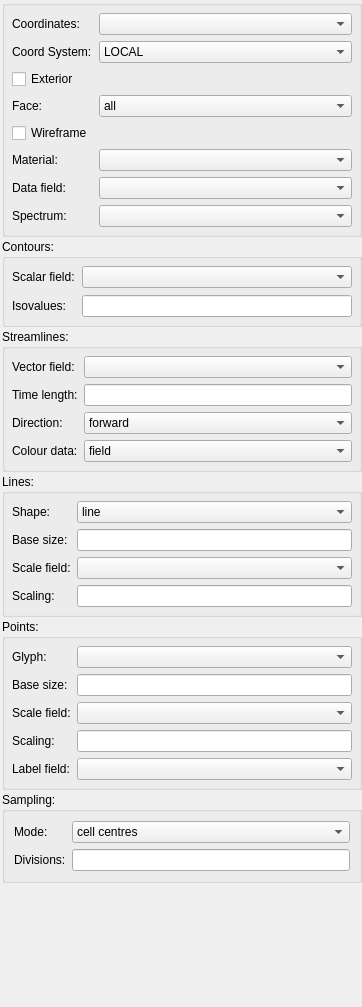
<?xml version="1.0" encoding="UTF-8"?>
<ui version="4.0">
 <class>GraphicsEditorWidget</class>
 <widget class="QWidget" name="GraphicsEditorWidget">
  <property name="enabled">
   <bool>true</bool>
  </property>
  <property name="geometry">
   <rect>
    <x>0</x>
    <y>0</y>
    <width>362</width>
    <height>1007</height>
   </rect>
  </property>
  <property name="sizePolicy">
   <sizepolicy hsizetype="Preferred" vsizetype="Preferred">
    <horstretch>0</horstretch>
    <verstretch>0</verstretch>
   </sizepolicy>
  </property>
  <property name="windowTitle">
   <string>Graphics Editor</string>
  </property>
  <layout class="QVBoxLayout" name="verticalLayout">
   <property name="spacing">
    <number>2</number>
   </property>
   <property name="sizeConstraint">
    <enum>QLayout::SetDefaultConstraint</enum>
   </property>
   <property name="leftMargin">
    <number>2</number>
   </property>
   <property name="topMargin">
    <number>0</number>
   </property>
   <property name="rightMargin">
    <number>0</number>
   </property>
   <property name="bottomMargin">
    <number>0</number>
   </property>
   <item>
    <widget class="QGroupBox" name="general_groupbox">
     <property name="sizePolicy">
      <sizepolicy hsizetype="Preferred" vsizetype="Preferred">
       <horstretch>0</horstretch>
       <verstretch>0</verstretch>
      </sizepolicy>
     </property>
     <property name="minimumSize">
      <size>
       <width>0</width>
       <height>0</height>
      </size>
     </property>
     <property name="maximumSize">
      <size>
       <width>16777215</width>
       <height>16777215</height>
      </size>
     </property>
     <property name="title">
      <string/>
     </property>
     <property name="checkable">
      <bool>false</bool>
     </property>
     <layout class="QFormLayout" name="formLayout_3">
      <property name="fieldGrowthPolicy">
       <enum>QFormLayout::AllNonFixedFieldsGrow</enum>
      </property>
      <property name="margin">
       <number>7</number>
      </property>
      <item row="2" column="0">
       <widget class="QLabel" name="coordinate_field_label">
        <property name="text">
         <string>Coordinates:</string>
        </property>
       </widget>
      </item>
      <item row="2" column="1">
       <widget class="FieldChooserWidget" name="coordinate_field_chooser">
        <property name="sizeAdjustPolicy">
         <enum>QComboBox::AdjustToContents</enum>
        </property>
       </widget>
      </item>
      <item row="3" column="0">
       <widget class="QLabel" name="scenecoordinatesystem_label">
        <property name="text">
         <string>Coord System:</string>
        </property>
       </widget>
      </item>
      <item row="3" column="1">
       <widget class="QComboBox" name="scenecoordinatesystem_combobox">
        <item>
         <property name="text">
          <string>LOCAL</string>
         </property>
        </item>
        <item>
         <property name="text">
          <string>WORLD</string>
         </property>
        </item>
        <item>
         <property name="text">
          <string>NORMALISED_WINDOW_FILL</string>
         </property>
        </item>
        <item>
         <property name="text">
          <string>NORMALISED_WINDOW_FIT_CENTRE</string>
         </property>
        </item>
        <item>
         <property name="text">
          <string>NORMALISED_WINDOW_FIT_LEFT</string>
         </property>
        </item>
        <item>
         <property name="text">
          <string>NORMALISED_WINDOW_FIT_RIGHT</string>
         </property>
        </item>
        <item>
         <property name="text">
          <string>NORMALISED_WINDOW_FIT_BOTTOM</string>
         </property>
        </item>
        <item>
         <property name="text">
          <string>NORMALISED_WINDOW_FIT_TOP</string>
         </property>
        </item>
        <item>
         <property name="text">
          <string>WINDOW_PIXEL_BOTTOM_LEFT</string>
         </property>
        </item>
        <item>
         <property name="text">
          <string>WINDOW_PIXEL_TOP_LEFT</string>
         </property>
        </item>
       </widget>
      </item>
      <item row="4" column="0">
       <widget class="QCheckBox" name="exterior_checkbox">
        <property name="sizePolicy">
         <sizepolicy hsizetype="Minimum" vsizetype="Preferred">
          <horstretch>0</horstretch>
          <verstretch>0</verstretch>
         </sizepolicy>
        </property>
        <property name="text">
         <string>Exterior</string>
        </property>
       </widget>
      </item>
      <item row="5" column="0">
       <widget class="QLabel" name="face_label">
        <property name="text">
         <string>Face:</string>
        </property>
       </widget>
      </item>
      <item row="5" column="1">
       <widget class="QComboBox" name="face_combobox">
        <property name="sizePolicy">
         <sizepolicy hsizetype="Preferred" vsizetype="Preferred">
          <horstretch>0</horstretch>
          <verstretch>0</verstretch>
         </sizepolicy>
        </property>
        <property name="sizeAdjustPolicy">
         <enum>QComboBox::AdjustToContents</enum>
        </property>
        <item>
         <property name="text">
          <string>all</string>
         </property>
        </item>
        <item>
         <property name="text">
          <string>any face</string>
         </property>
        </item>
        <item>
         <property name="text">
          <string>no face</string>
         </property>
        </item>
        <item>
         <property name="text">
          <string>xi1 = 0</string>
         </property>
        </item>
        <item>
         <property name="text">
          <string>xi1 = 1</string>
         </property>
        </item>
        <item>
         <property name="text">
          <string>xi2 = 0</string>
         </property>
        </item>
        <item>
         <property name="text">
          <string>xi2 = 1</string>
         </property>
        </item>
        <item>
         <property name="text">
          <string>xi3 = 0</string>
         </property>
        </item>
        <item>
         <property name="text">
          <string>xi3 = 1</string>
         </property>
        </item>
       </widget>
      </item>
      <item row="7" column="0">
       <widget class="QLabel" name="material_label">
        <property name="text">
         <string>Material:</string>
        </property>
       </widget>
      </item>
      <item row="7" column="1">
       <widget class="MaterialChooserWidget" name="material_chooser">
        <property name="sizePolicy">
         <sizepolicy hsizetype="Preferred" vsizetype="Preferred">
          <horstretch>0</horstretch>
          <verstretch>0</verstretch>
         </sizepolicy>
        </property>
        <property name="sizeAdjustPolicy">
         <enum>QComboBox::AdjustToContents</enum>
        </property>
       </widget>
      </item>
      <item row="10" column="0">
       <widget class="QLabel" name="data_field_label">
        <property name="text">
         <string>Data field:</string>
        </property>
       </widget>
      </item>
      <item row="10" column="1">
       <widget class="FieldChooserWidget" name="data_field_chooser">
        <property name="sizePolicy">
         <sizepolicy hsizetype="Preferred" vsizetype="Preferred">
          <horstretch>0</horstretch>
          <verstretch>0</verstretch>
         </sizepolicy>
        </property>
        <property name="editable">
         <bool>false</bool>
        </property>
        <property name="sizeAdjustPolicy">
         <enum>QComboBox::AdjustToContents</enum>
        </property>
       </widget>
      </item>
      <item row="11" column="0">
       <widget class="QLabel" name="spectrum_label">
        <property name="text">
         <string>Spectrum:</string>
        </property>
       </widget>
      </item>
      <item row="11" column="1">
       <widget class="SpectrumChooserWidget" name="spectrum_chooser"/>
      </item>
      <item row="6" column="0">
       <widget class="QCheckBox" name="wireframe_checkbox">
        <property name="sizePolicy">
         <sizepolicy hsizetype="Minimum" vsizetype="Preferred">
          <horstretch>0</horstretch>
          <verstretch>0</verstretch>
         </sizepolicy>
        </property>
        <property name="text">
         <string>Wireframe</string>
        </property>
       </widget>
      </item>
     </layout>
    </widget>
   </item>
   <item>
    <widget class="QGroupBox" name="contours_groupbox">
     <property name="sizePolicy">
      <sizepolicy hsizetype="Preferred" vsizetype="Preferred">
       <horstretch>0</horstretch>
       <verstretch>0</verstretch>
      </sizepolicy>
     </property>
     <property name="minimumSize">
      <size>
       <width>0</width>
       <height>0</height>
      </size>
     </property>
     <property name="maximumSize">
      <size>
       <width>16777215</width>
       <height>16777215</height>
      </size>
     </property>
     <property name="title">
      <string>Contours:</string>
     </property>
     <property name="flat">
      <bool>false</bool>
     </property>
     <layout class="QFormLayout" name="formLayout_2">
      <property name="fieldGrowthPolicy">
       <enum>QFormLayout::AllNonFixedFieldsGrow</enum>
      </property>
      <property name="horizontalSpacing">
       <number>7</number>
      </property>
      <property name="verticalSpacing">
       <number>7</number>
      </property>
      <property name="margin">
       <number>7</number>
      </property>
      <item row="1" column="1">
       <widget class="QLineEdit" name="isovalues_lineedit">
        <property name="sizePolicy">
         <sizepolicy hsizetype="Expanding" vsizetype="Preferred">
          <horstretch>0</horstretch>
          <verstretch>0</verstretch>
         </sizepolicy>
        </property>
       </widget>
      </item>
      <item row="0" column="0">
       <widget class="QLabel" name="isoscalar_field_label">
        <property name="text">
         <string>Scalar field:</string>
        </property>
       </widget>
      </item>
      <item row="0" column="1">
       <widget class="FieldChooserWidget" name="isoscalar_field_chooser">
        <property name="sizeAdjustPolicy">
         <enum>QComboBox::AdjustToContents</enum>
        </property>
       </widget>
      </item>
      <item row="1" column="0">
       <widget class="QLabel" name="isovalues_label">
        <property name="text">
         <string>Isovalues:</string>
        </property>
       </widget>
      </item>
     </layout>
    </widget>
   </item>
   <item>
    <widget class="QGroupBox" name="streamlines_groupbox">
     <property name="title">
      <string>Streamlines:</string>
     </property>
     <layout class="QFormLayout" name="formLayout_5">
      <property name="fieldGrowthPolicy">
       <enum>QFormLayout::AllNonFixedFieldsGrow</enum>
      </property>
      <property name="margin">
       <number>7</number>
      </property>
      <item row="0" column="0">
       <widget class="QLabel" name="stream_vector_field_label">
        <property name="text">
         <string>Vector field:</string>
        </property>
       </widget>
      </item>
      <item row="0" column="1">
       <widget class="FieldChooserWidget" name="stream_vector_field_chooser">
        <property name="sizePolicy">
         <sizepolicy hsizetype="Preferred" vsizetype="Preferred">
          <horstretch>0</horstretch>
          <verstretch>0</verstretch>
         </sizepolicy>
        </property>
        <property name="sizeAdjustPolicy">
         <enum>QComboBox::AdjustToContents</enum>
        </property>
       </widget>
      </item>
      <item row="1" column="0">
       <widget class="QLabel" name="streamlines_track_length_label">
        <property name="text">
         <string>Time length:</string>
        </property>
       </widget>
      </item>
      <item row="1" column="1">
       <widget class="QLineEdit" name="streamlines_track_length_lineedit"/>
      </item>
      <item row="2" column="0">
       <widget class="QLabel" name="streamline_track_direction_label">
        <property name="text">
         <string>Direction:</string>
        </property>
       </widget>
      </item>
      <item row="2" column="1">
       <widget class="QComboBox" name="streamlines_track_direction_combobox">
        <property name="sizeAdjustPolicy">
         <enum>QComboBox::AdjustToContents</enum>
        </property>
        <item>
         <property name="text">
          <string>forward</string>
         </property>
        </item>
        <item>
         <property name="text">
          <string>reverse</string>
         </property>
        </item>
       </widget>
      </item>
      <item row="3" column="0">
       <widget class="QLabel" name="streamlines_colour_data_type_label">
        <property name="text">
         <string>Colour data:</string>
        </property>
       </widget>
      </item>
      <item row="3" column="1">
       <widget class="QComboBox" name="streamlines_colour_data_type_combobox">
        <property name="sizeAdjustPolicy">
         <enum>QComboBox::AdjustToContents</enum>
        </property>
        <item>
         <property name="text">
          <string>field</string>
         </property>
        </item>
        <item>
         <property name="text">
          <string>magnitude</string>
         </property>
        </item>
        <item>
         <property name="text">
          <string>travel time</string>
         </property>
        </item>
       </widget>
      </item>
     </layout>
    </widget>
   </item>
   <item>
    <widget class="QGroupBox" name="lines_groupbox">
     <property name="title">
      <string>Lines:</string>
     </property>
     <layout class="QFormLayout" name="formLayout_4">
      <property name="fieldGrowthPolicy">
       <enum>QFormLayout::AllNonFixedFieldsGrow</enum>
      </property>
      <property name="margin">
       <number>7</number>
      </property>
      <item row="0" column="0">
       <widget class="QLabel" name="line_shape_label">
        <property name="text">
         <string>Shape:</string>
        </property>
       </widget>
      </item>
      <item row="0" column="1">
       <widget class="QComboBox" name="line_shape_combobox">
        <property name="sizeAdjustPolicy">
         <enum>QComboBox::AdjustToContents</enum>
        </property>
        <item>
         <property name="text">
          <string>line</string>
         </property>
        </item>
        <item>
         <property name="text">
          <string>ribbon</string>
         </property>
        </item>
        <item>
         <property name="text">
          <string>circle extrusion</string>
         </property>
        </item>
        <item>
         <property name="text">
          <string>square extrusion</string>
         </property>
        </item>
       </widget>
      </item>
      <item row="1" column="0">
       <widget class="QLabel" name="line_base_size_label">
        <property name="text">
         <string>Base size:</string>
        </property>
       </widget>
      </item>
      <item row="1" column="1">
       <widget class="QLineEdit" name="line_base_size_lineedit">
        <property name="sizePolicy">
         <sizepolicy hsizetype="Expanding" vsizetype="Preferred">
          <horstretch>0</horstretch>
          <verstretch>0</verstretch>
         </sizepolicy>
        </property>
       </widget>
      </item>
      <item row="2" column="0">
       <widget class="QLabel" name="line_orientation_scale_field_label">
        <property name="text">
         <string>Scale field:</string>
        </property>
       </widget>
      </item>
      <item row="2" column="1">
       <widget class="FieldChooserWidget" name="line_orientation_scale_field_chooser">
        <property name="sizePolicy">
         <sizepolicy hsizetype="Preferred" vsizetype="Preferred">
          <horstretch>0</horstretch>
          <verstretch>0</verstretch>
         </sizepolicy>
        </property>
        <property name="sizeAdjustPolicy">
         <enum>QComboBox::AdjustToContents</enum>
        </property>
       </widget>
      </item>
      <item row="3" column="0">
       <widget class="QLabel" name="line_scale_factors_label">
        <property name="text">
         <string>Scaling:</string>
        </property>
       </widget>
      </item>
      <item row="3" column="1">
       <widget class="QLineEdit" name="line_scale_factors_lineedit">
        <property name="sizePolicy">
         <sizepolicy hsizetype="Expanding" vsizetype="Preferred">
          <horstretch>0</horstretch>
          <verstretch>0</verstretch>
         </sizepolicy>
        </property>
       </widget>
      </item>
     </layout>
    </widget>
   </item>
   <item>
    <widget class="QGroupBox" name="points_groupbox">
     <property name="sizePolicy">
      <sizepolicy hsizetype="Preferred" vsizetype="Preferred">
       <horstretch>0</horstretch>
       <verstretch>0</verstretch>
      </sizepolicy>
     </property>
     <property name="minimumSize">
      <size>
       <width>0</width>
       <height>0</height>
      </size>
     </property>
     <property name="maximumSize">
      <size>
       <width>16777215</width>
       <height>16777215</height>
      </size>
     </property>
     <property name="title">
      <string>Points:</string>
     </property>
     <layout class="QFormLayout" name="formLayout">
      <property name="fieldGrowthPolicy">
       <enum>QFormLayout::AllNonFixedFieldsGrow</enum>
      </property>
      <property name="margin">
       <number>7</number>
      </property>
      <item row="0" column="0">
       <widget class="QLabel" name="glyph_label">
        <property name="text">
         <string>Glyph:</string>
        </property>
       </widget>
      </item>
      <item row="0" column="1">
       <widget class="GlyphChooserWidget" name="glyph_chooser">
        <property name="sizePolicy">
         <sizepolicy hsizetype="Preferred" vsizetype="Preferred">
          <horstretch>0</horstretch>
          <verstretch>0</verstretch>
         </sizepolicy>
        </property>
        <property name="sizeAdjustPolicy">
         <enum>QComboBox::AdjustToContents</enum>
        </property>
       </widget>
      </item>
      <item row="2" column="0">
       <widget class="QLabel" name="point_base_size_label">
        <property name="text">
         <string>Base size:</string>
        </property>
       </widget>
      </item>
      <item row="2" column="1">
       <widget class="QLineEdit" name="point_base_size_lineedit">
        <property name="sizePolicy">
         <sizepolicy hsizetype="Expanding" vsizetype="Preferred">
          <horstretch>0</horstretch>
          <verstretch>0</verstretch>
         </sizepolicy>
        </property>
       </widget>
      </item>
      <item row="3" column="0">
       <widget class="QLabel" name="point_orientation_scale_field_label">
        <property name="text">
         <string>Scale field:</string>
        </property>
       </widget>
      </item>
      <item row="3" column="1">
       <widget class="FieldChooserWidget" name="point_orientation_scale_field_chooser">
        <property name="sizePolicy">
         <sizepolicy hsizetype="Preferred" vsizetype="Preferred">
          <horstretch>0</horstretch>
          <verstretch>0</verstretch>
         </sizepolicy>
        </property>
        <property name="sizeAdjustPolicy">
         <enum>QComboBox::AdjustToContents</enum>
        </property>
       </widget>
      </item>
      <item row="6" column="0">
       <widget class="QLabel" name="point_scale_factors_label">
        <property name="text">
         <string>Scaling:</string>
        </property>
       </widget>
      </item>
      <item row="7" column="0">
       <widget class="QLabel" name="label_field_label">
        <property name="text">
         <string>Label field:</string>
        </property>
       </widget>
      </item>
      <item row="7" column="1">
       <widget class="FieldChooserWidget" name="label_field_chooser">
        <property name="sizePolicy">
         <sizepolicy hsizetype="Preferred" vsizetype="Preferred">
          <horstretch>0</horstretch>
          <verstretch>0</verstretch>
         </sizepolicy>
        </property>
        <property name="sizeAdjustPolicy">
         <enum>QComboBox::AdjustToContents</enum>
        </property>
       </widget>
      </item>
      <item row="6" column="1">
       <widget class="QLineEdit" name="point_scale_factors_lineedit">
        <property name="sizePolicy">
         <sizepolicy hsizetype="Expanding" vsizetype="Preferred">
          <horstretch>0</horstretch>
          <verstretch>0</verstretch>
         </sizepolicy>
        </property>
       </widget>
      </item>
     </layout>
    </widget>
   </item>
   <item>
    <widget class="QGroupBox" name="sampling_groupbox">
     <property name="title">
      <string>Sampling:</string>
     </property>
     <layout class="QFormLayout" name="formLayout_6">
      <item row="1" column="1">
       <widget class="QLineEdit" name="sampling_divisions_lineedit"/>
      </item>
      <item row="1" column="0">
       <widget class="QLabel" name="sampling_divisions_label">
        <property name="text">
         <string>Divisions:</string>
        </property>
       </widget>
      </item>
      <item row="0" column="1">
       <widget class="QComboBox" name="sampling_mode_combobox">
        <property name="sizeAdjustPolicy">
         <enum>QComboBox::AdjustToContents</enum>
        </property>
        <item>
         <property name="text">
          <string>cell centres</string>
         </property>
        </item>
        <item>
         <property name="text">
          <string>cell corners</string>
         </property>
        </item>
       </widget>
      </item>
      <item row="0" column="0">
       <widget class="QLabel" name="sampling_mode_label">
        <property name="text">
         <string>Mode:</string>
        </property>
       </widget>
      </item>
     </layout>
    </widget>
   </item>
   <item>
    <spacer name="verticalSpacer">
     <property name="orientation">
      <enum>Qt::Vertical</enum>
     </property>
     <property name="sizeHint" stdset="0">
      <size>
       <width>20</width>
       <height>40</height>
      </size>
     </property>
    </spacer>
   </item>
  </layout>
 </widget>
 <customwidgets>
  <customwidget>
   <class>FieldChooserWidget</class>
   <extends>QComboBox</extends>
   <header>opencmiss/neon/ui/zincwidgets/fieldchooserwidget.h</header>
  </customwidget>
  <customwidget>
   <class>MaterialChooserWidget</class>
   <extends>QComboBox</extends>
   <header>opencmiss/neon/ui/zincwidgets/materialchooserwidget.h</header>
  </customwidget>
  <customwidget>
   <class>GlyphChooserWidget</class>
   <extends>QComboBox</extends>
   <header>opencmiss/neon/ui/zincwidgets/glyphchooserwidget.h</header>
  </customwidget>
  <customwidget>
   <class>SpectrumChooserWidget</class>
   <extends>QComboBox</extends>
   <header>opencmiss/neon/ui/zincwidgets/spectrumchooserwidget.h</header>
  </customwidget>
 </customwidgets>
 <resources/>
 <connections>
  <connection>
   <sender>data_field_chooser</sender>
   <signal>currentIndexChanged(int)</signal>
   <receiver>GraphicsEditorWidget</receiver>
   <slot>dataFieldChanged(int)</slot>
   <hints>
    <hint type="sourcelabel">
     <x>135</x>
     <y>20</y>
    </hint>
    <hint type="destinationlabel">
     <x>199</x>
     <y>149</y>
    </hint>
   </hints>
  </connection>
  <connection>
   <sender>material_chooser</sender>
   <signal>currentIndexChanged(int)</signal>
   <receiver>GraphicsEditorWidget</receiver>
   <slot>materialChanged(int)</slot>
   <hints>
    <hint type="sourcelabel">
     <x>135</x>
     <y>70</y>
    </hint>
    <hint type="destinationlabel">
     <x>199</x>
     <y>149</y>
    </hint>
   </hints>
  </connection>
  <connection>
   <sender>glyph_chooser</sender>
   <signal>currentIndexChanged(int)</signal>
   <receiver>GraphicsEditorWidget</receiver>
   <slot>glyphChanged(int)</slot>
   <hints>
    <hint type="sourcelabel">
     <x>135</x>
     <y>130</y>
    </hint>
    <hint type="destinationlabel">
     <x>199</x>
     <y>149</y>
    </hint>
   </hints>
  </connection>
  <connection>
   <sender>point_base_size_lineedit</sender>
   <signal>editingFinished()</signal>
   <receiver>GraphicsEditorWidget</receiver>
   <slot>pointBaseSizeEntered()</slot>
   <hints>
    <hint type="sourcelabel">
     <x>152</x>
     <y>160</y>
    </hint>
    <hint type="destinationlabel">
     <x>199</x>
     <y>149</y>
    </hint>
   </hints>
  </connection>
  <connection>
   <sender>point_scale_factors_lineedit</sender>
   <signal>editingFinished()</signal>
   <receiver>GraphicsEditorWidget</receiver>
   <slot>pointScaleFactorsEntered()</slot>
   <hints>
    <hint type="sourcelabel">
     <x>152</x>
     <y>220</y>
    </hint>
    <hint type="destinationlabel">
     <x>199</x>
     <y>149</y>
    </hint>
   </hints>
  </connection>
  <connection>
   <sender>point_orientation_scale_field_chooser</sender>
   <signal>currentIndexChanged(int)</signal>
   <receiver>GraphicsEditorWidget</receiver>
   <slot>pointOrientationScaleFieldChanged(int)</slot>
   <hints>
    <hint type="sourcelabel">
     <x>145</x>
     <y>190</y>
    </hint>
    <hint type="destinationlabel">
     <x>199</x>
     <y>149</y>
    </hint>
   </hints>
  </connection>
  <connection>
   <sender>label_field_chooser</sender>
   <signal>currentIndexChanged(int)</signal>
   <receiver>GraphicsEditorWidget</receiver>
   <slot>labelFieldChanged(int)</slot>
   <hints>
    <hint type="sourcelabel">
     <x>145</x>
     <y>250</y>
    </hint>
    <hint type="destinationlabel">
     <x>199</x>
     <y>149</y>
    </hint>
   </hints>
  </connection>
  <connection>
   <sender>exterior_checkbox</sender>
   <signal>clicked(bool)</signal>
   <receiver>GraphicsEditorWidget</receiver>
   <slot>exteriorClicked(bool)</slot>
   <hints>
    <hint type="sourcelabel">
     <x>60</x>
     <y>69</y>
    </hint>
    <hint type="destinationlabel">
     <x>199</x>
     <y>299</y>
    </hint>
   </hints>
  </connection>
  <connection>
   <sender>isoscalar_field_chooser</sender>
   <signal>currentIndexChanged(int)</signal>
   <receiver>GraphicsEditorWidget</receiver>
   <slot>isoscalarFieldChanged(int)</slot>
   <hints>
    <hint type="sourcelabel">
     <x>162</x>
     <y>250</y>
    </hint>
    <hint type="destinationlabel">
     <x>114</x>
     <y>299</y>
    </hint>
   </hints>
  </connection>
  <connection>
   <sender>face_combobox</sender>
   <signal>currentIndexChanged(int)</signal>
   <receiver>GraphicsEditorWidget</receiver>
   <slot>faceChanged(int)</slot>
   <hints>
    <hint type="sourcelabel">
     <x>180</x>
     <y>60</y>
    </hint>
    <hint type="destinationlabel">
     <x>114</x>
     <y>299</y>
    </hint>
   </hints>
  </connection>
  <connection>
   <sender>wireframe_checkbox</sender>
   <signal>clicked(bool)</signal>
   <receiver>GraphicsEditorWidget</receiver>
   <slot>wireframeClicked(bool)</slot>
   <hints>
    <hint type="sourcelabel">
     <x>55</x>
     <y>149</y>
    </hint>
    <hint type="destinationlabel">
     <x>114</x>
     <y>299</y>
    </hint>
   </hints>
  </connection>
  <connection>
   <sender>isovalues_lineedit</sender>
   <signal>editingFinished()</signal>
   <receiver>GraphicsEditorWidget</receiver>
   <slot>isovaluesEntered()</slot>
   <hints>
    <hint type="sourcelabel">
     <x>148</x>
     <y>446</y>
    </hint>
    <hint type="destinationlabel">
     <x>109</x>
     <y>341</y>
    </hint>
   </hints>
  </connection>
  <connection>
   <sender>line_base_size_lineedit</sender>
   <signal>editingFinished()</signal>
   <receiver>GraphicsEditorWidget</receiver>
   <slot>lineBaseSizeEntered()</slot>
   <hints>
    <hint type="sourcelabel">
     <x>145</x>
     <y>447</y>
    </hint>
    <hint type="destinationlabel">
     <x>109</x>
     <y>341</y>
    </hint>
   </hints>
  </connection>
  <connection>
   <sender>line_orientation_scale_field_chooser</sender>
   <signal>currentIndexChanged(int)</signal>
   <receiver>GraphicsEditorWidget</receiver>
   <slot>lineOrientationScaleFieldChanged(int)</slot>
   <hints>
    <hint type="sourcelabel">
     <x>145</x>
     <y>476</y>
    </hint>
    <hint type="destinationlabel">
     <x>109</x>
     <y>341</y>
    </hint>
   </hints>
  </connection>
  <connection>
   <sender>line_scale_factors_lineedit</sender>
   <signal>editingFinished()</signal>
   <receiver>GraphicsEditorWidget</receiver>
   <slot>lineScaleFactorsEntered()</slot>
   <hints>
    <hint type="sourcelabel">
     <x>145</x>
     <y>505</y>
    </hint>
    <hint type="destinationlabel">
     <x>109</x>
     <y>341</y>
    </hint>
   </hints>
  </connection>
  <connection>
   <sender>line_shape_combobox</sender>
   <signal>currentIndexChanged(int)</signal>
   <receiver>GraphicsEditorWidget</receiver>
   <slot>lineShapeChanged(int)</slot>
   <hints>
    <hint type="sourcelabel">
     <x>145</x>
     <y>418</y>
    </hint>
    <hint type="destinationlabel">
     <x>109</x>
     <y>341</y>
    </hint>
   </hints>
  </connection>
  <connection>
   <sender>stream_vector_field_chooser</sender>
   <signal>currentIndexChanged(int)</signal>
   <receiver>GraphicsEditorWidget</receiver>
   <slot>streamVectorFieldChanged(int)</slot>
   <hints>
    <hint type="sourcelabel">
     <x>162</x>
     <y>640</y>
    </hint>
    <hint type="destinationlabel">
     <x>123</x>
     <y>394</y>
    </hint>
   </hints>
  </connection>
  <connection>
   <sender>streamlines_track_length_lineedit</sender>
   <signal>editingFinished()</signal>
   <receiver>GraphicsEditorWidget</receiver>
   <slot>streamlinesTrackLengthEntered()</slot>
   <hints>
    <hint type="sourcelabel">
     <x>162</x>
     <y>669</y>
    </hint>
    <hint type="destinationlabel">
     <x>123</x>
     <y>394</y>
    </hint>
   </hints>
  </connection>
  <connection>
   <sender>streamlines_track_direction_combobox</sender>
   <signal>currentIndexChanged(int)</signal>
   <receiver>GraphicsEditorWidget</receiver>
   <slot>streamlinesTrackDirectionChanged(int)</slot>
   <hints>
    <hint type="sourcelabel">
     <x>162</x>
     <y>698</y>
    </hint>
    <hint type="destinationlabel">
     <x>123</x>
     <y>394</y>
    </hint>
   </hints>
  </connection>
  <connection>
   <sender>coordinate_field_chooser</sender>
   <signal>currentIndexChanged(int)</signal>
   <receiver>GraphicsEditorWidget</receiver>
   <slot>coordinateFieldChanged(int)</slot>
   <hints>
    <hint type="sourcelabel">
     <x>164</x>
     <y>25</y>
    </hint>
    <hint type="destinationlabel">
     <x>123</x>
     <y>394</y>
    </hint>
   </hints>
  </connection>
  <connection>
   <sender>sampling_mode_combobox</sender>
   <signal>currentIndexChanged(int)</signal>
   <receiver>GraphicsEditorWidget</receiver>
   <slot>samplingModeChanged(int)</slot>
   <hints>
    <hint type="sourcelabel">
     <x>179</x>
     <y>415</y>
    </hint>
    <hint type="destinationlabel">
     <x>123</x>
     <y>394</y>
    </hint>
   </hints>
  </connection>
  <connection>
   <sender>sampling_divisions_lineedit</sender>
   <signal>editingFinished()</signal>
   <receiver>GraphicsEditorWidget</receiver>
   <slot>samplingDivisionsEntered()</slot>
   <hints>
    <hint type="sourcelabel">
     <x>159</x>
     <y>482</y>
    </hint>
    <hint type="destinationlabel">
     <x>123</x>
     <y>441</y>
    </hint>
   </hints>
  </connection>
  <connection>
   <sender>streamlines_colour_data_type_combobox</sender>
   <signal>currentIndexChanged(int)</signal>
   <receiver>GraphicsEditorWidget</receiver>
   <slot>streamlinesColourDataTypeChanged(int)</slot>
   <hints>
    <hint type="sourcelabel">
     <x>164</x>
     <y>422</y>
    </hint>
    <hint type="destinationlabel">
     <x>123</x>
     <y>441</y>
    </hint>
   </hints>
  </connection>
  <connection>
   <sender>spectrum_chooser</sender>
   <signal>currentIndexChanged(int)</signal>
   <receiver>GraphicsEditorWidget</receiver>
   <slot>spectrumChanged(int)</slot>
   <hints>
    <hint type="sourcelabel">
     <x>229</x>
     <y>245</y>
    </hint>
    <hint type="destinationlabel">
     <x>180</x>
     <y>503</y>
    </hint>
   </hints>
  </connection>
  <connection>
   <sender>scenecoordinatesystem_combobox</sender>
   <signal>currentIndexChanged(int)</signal>
   <receiver>GraphicsEditorWidget</receiver>
   <slot>scenecoordinatesystemChanged(int)</slot>
   <hints>
    <hint type="sourcelabel">
     <x>229</x>
     <y>61</y>
    </hint>
    <hint type="destinationlabel">
     <x>180</x>
     <y>503</y>
    </hint>
   </hints>
  </connection>
 </connections>
 <slots>
  <slot>materialChanged(int)</slot>
  <slot>dataFieldChanged(int)</slot>
  <slot>glyphChanged(int)</slot>
  <slot>pointOrientationScaleFieldChanged(int)</slot>
  <slot>labelFieldChanged(int)</slot>
  <slot>pointBaseSizeEntered()</slot>
  <slot>pointScaleFactorsEntered()</slot>
  <slot>exteriorClicked(bool)</slot>
  <slot>isoscalarFieldChanged(int)</slot>
  <slot>faceChanged(int)</slot>
  <slot>wireframeClicked(bool)</slot>
  <slot>isovaluesEntered()</slot>
  <slot>lineShapeChanged(int)</slot>
  <slot>lineScaleFactorsEntered()</slot>
  <slot>lineOrientationScaleFieldChanged(int)</slot>
  <slot>lineBaseSizeEntered()</slot>
  <slot>streamVectorFieldChanged(int)</slot>
  <slot>streamlinesTrackLengthEntered()</slot>
  <slot>streamlinesTrackDirectionChanged(int)</slot>
  <slot>coordinateFieldChanged(int)</slot>
  <slot>samplingModeChanged(int)</slot>
  <slot>samplingDivisionsEntered()</slot>
  <slot>streamlinesColourDataTypeChanged(int)</slot>
  <slot>spectrumChanged(int)</slot>
  <slot>scenecoordinatesystemChanged(int)</slot>
 </slots>
</ui>
